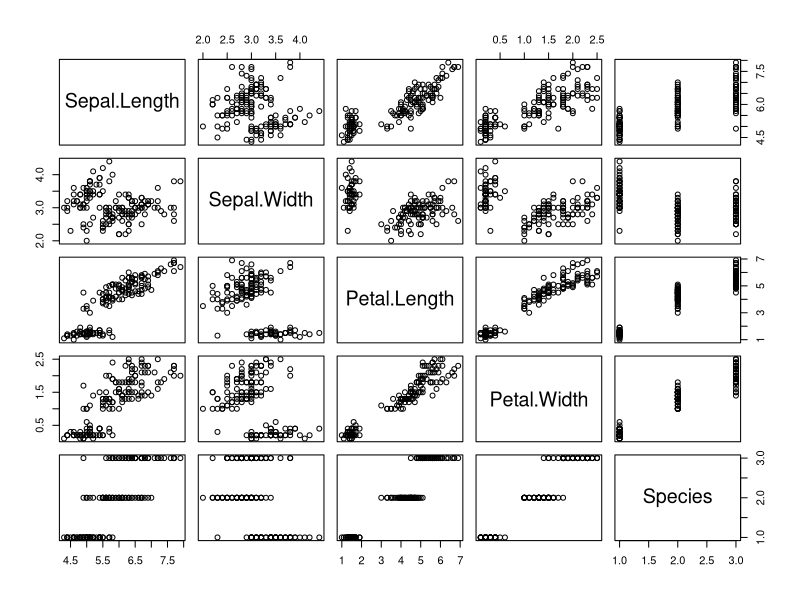
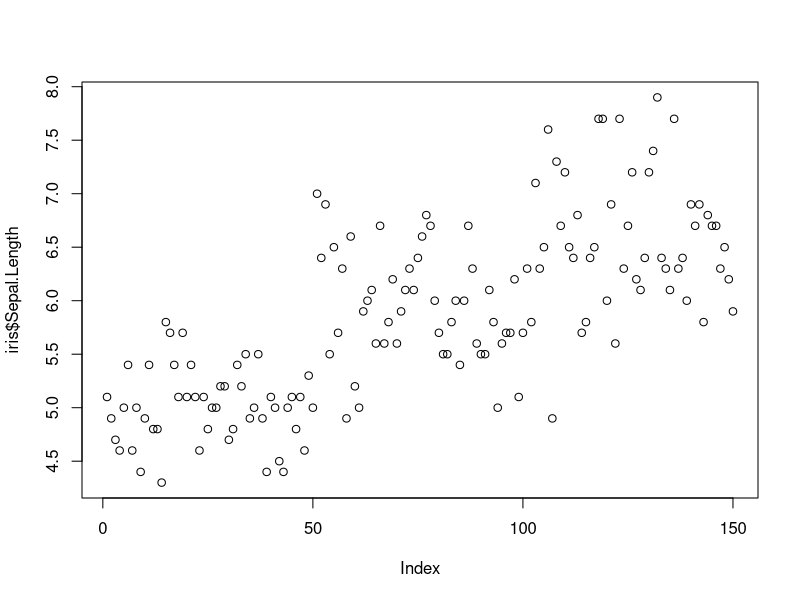
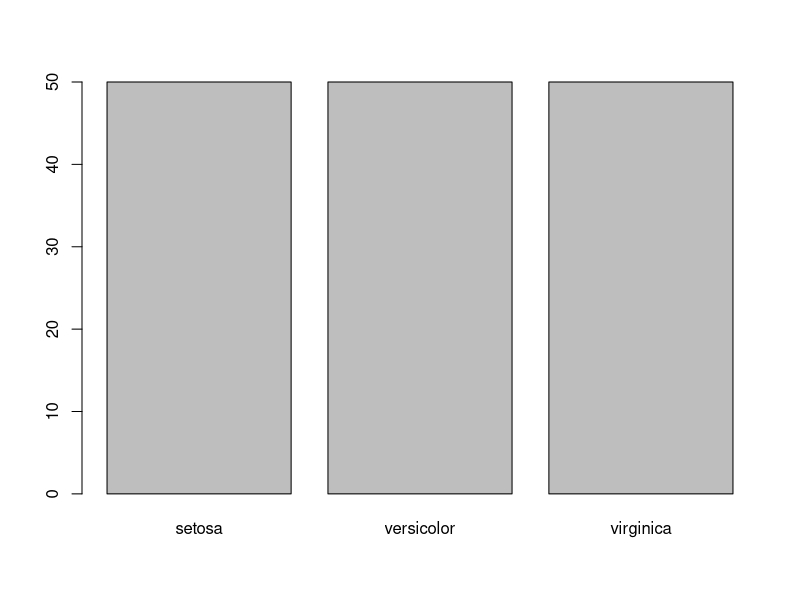
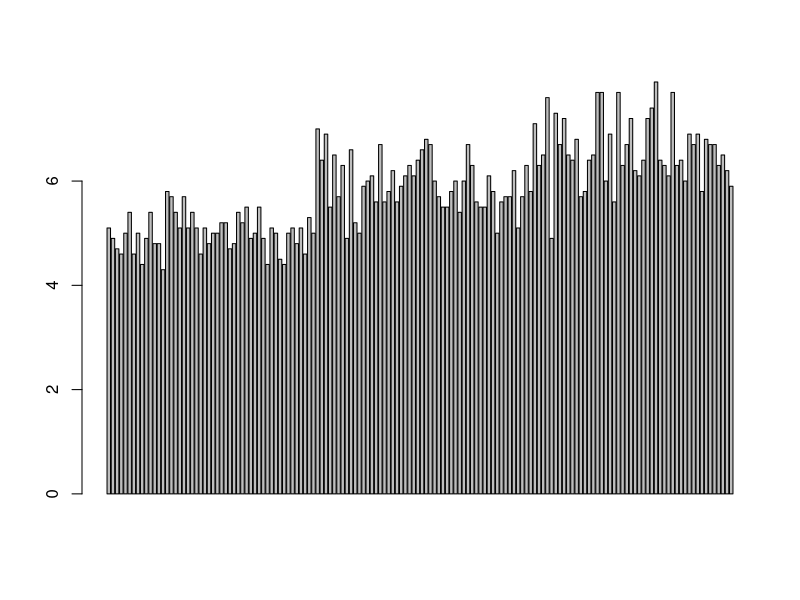
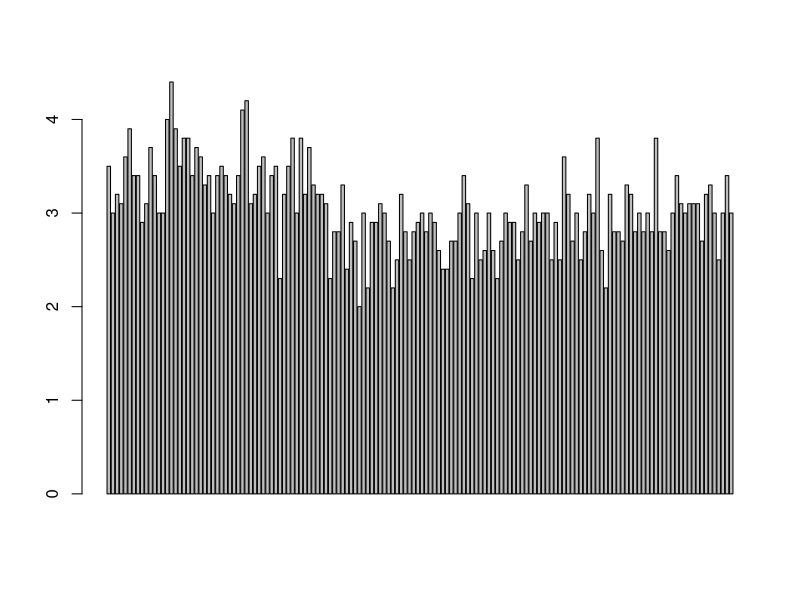
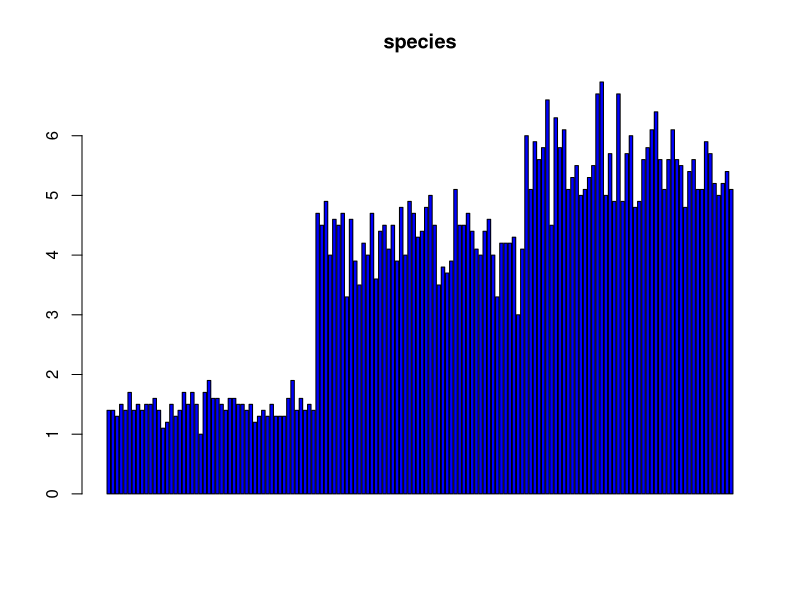
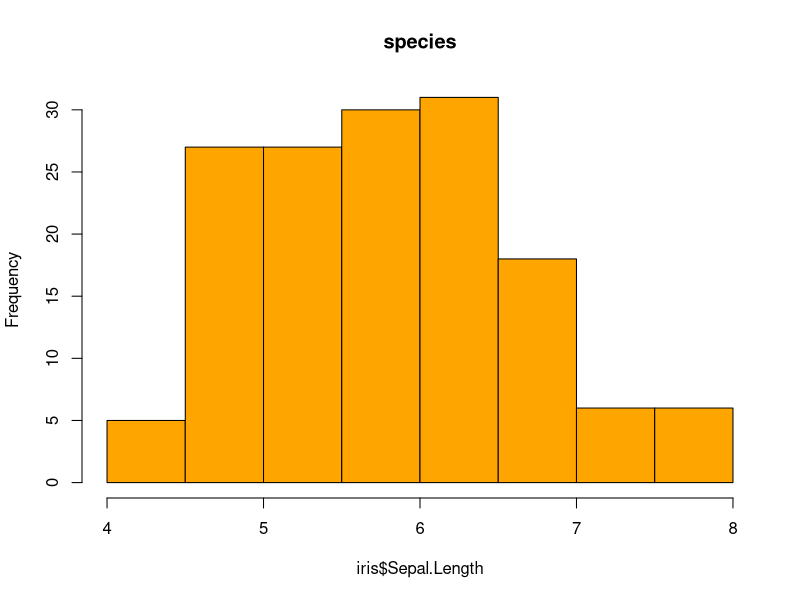
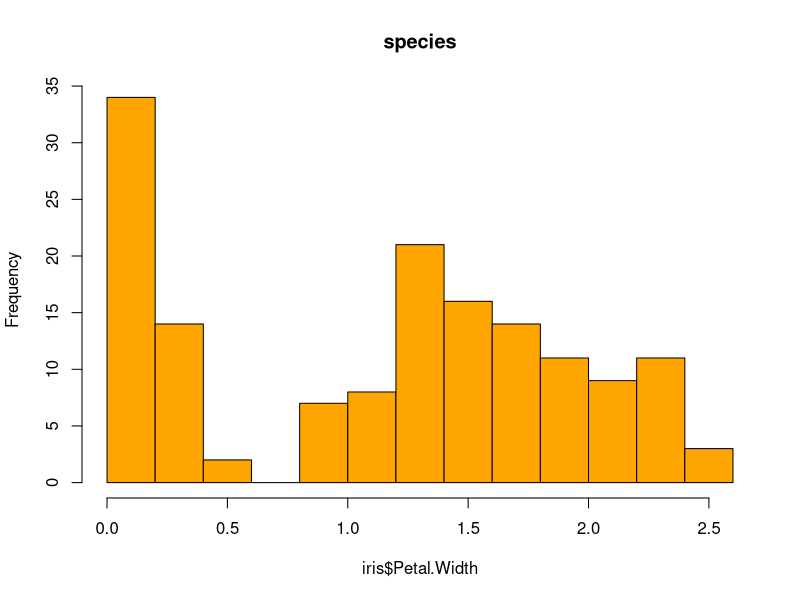

Write the R code that produced these figures, in order. (Note: this script raises an error after producing the figures.)
iri <- datasets::iris
head(iris,20)
tail(iris,20)
summary(iris)
summary(iris$Sepal.Length)
summary(iris$Sepal.Width)
summary(iris$Petal.Length)
summary(iris$Petal.Width)
plot(iris)
plot(iris$Sepal.Length)
plot(iris$Species,type = "l")
barplot(iris$Sepal.Length)
barplot(iris$Sepal.Width)
barplot(iris$Petal.Length,col = "blue" , main = "species",)
hist(iris$Sepal.Length,col = "orange",main = "species",)
hist(iris$Petal.Width,col = "orange",main = "species")
boxplot(iris$Sepal.Length,iris$Petal.Length)
# Mode function in r
boxplot(iris$Sepal.Width,iris$Petal.Width,col = "blue")
scatter.smooth(iris)
scatter.smooth(iris$Sepal.Length, col= "pink")
scatter.smooth(iris$Species)
select.list(iris$Sepal.Length)
33
42
54
0
force(iris$Petal.Length)
force(iris$Petal.Width)

